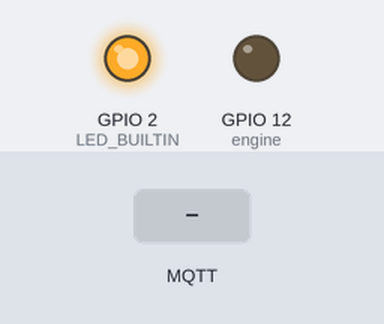
A sketch run on a simulated ESP8266 (NodeMCU). Shown: output pins drawn as LEDs (lit = HIGH, except the on-board LED, lit = LOW). Inputs (shaded band) come from the test bench. WiFi joins after 1.5 s; servers stay silent unless stated; no MQTT or app messages arrive unless stated; what the sketch prints to the serial monitor is not drawn.

Above: at 2.7 s.
2.8 s: MQTT message "1" arrives on the first subscribed topic
At 3.1 s:
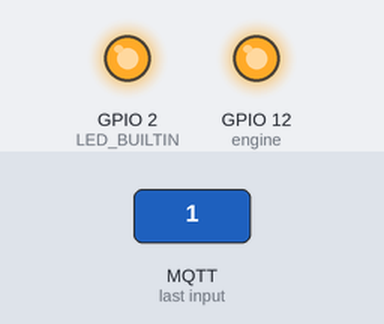
4.3 s: MQTT message "0" arrives on the first subscribed topic
At 6.6 s:
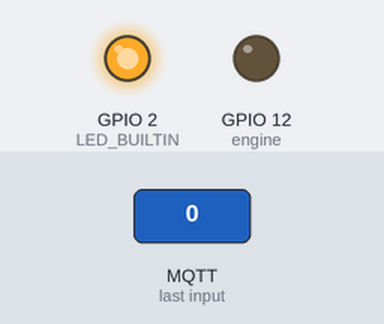
Timing chart, 0 to 8.1 s (numbered marks = the images above; inputs shaded):
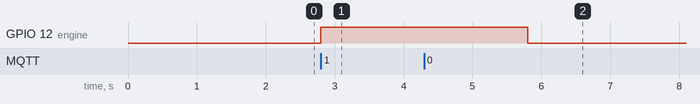

Measured:
- after the input at 2.8 s, GPIO 12 (engine): LOW → HIGH at once
- after the input at 4.3 s, GPIO 12 (engine): HIGH → LOW after 1.5 s

The sketch:

Consumer_MQTT_Mackenzie-Sketch.ino
```cpp
#include <ESP8266WiFi.h>
#include <PubSubClient.h>
#include <OneWire.h>
#include <DallasTemperature.h>

#define engine 12
#define dados 13

WiFiClient wifiClient;
PubSubClient MQTT(wifiClient);
OneWire oneWire(dados);
DallasTemperature sensors(&oneWire);

const char* SSID = "Primarada";
const char* PASSWORD = "@RTX1080";

const char* BROKER_MQTT = "test.mosquitto.org";
int BROKER_PORT = 1883;
long int timeEngine = 0;

#define ID_MQTT  "RTX43"
#define TOPIC_SUBSCRIBE "Fish_Feeder_Project_Mackenzie"

void startEngineAutomatic(long int timeToActiveEngine);
void startEngine();
void stopEngine();
void keepConnectionAlive();
void WifiConnect();
void MQTTConnect();
void receivePackage(char* topic, byte* payload, unsigned int length);
void sendMessageToBroker();

void setup() {
  pinMode(LED_BUILTIN, OUTPUT);
  pinMode(engine,OUTPUT);
  Serial.begin(115200);

  sensors.begin();
  WifiConnect();
  MQTT.setServer(BROKER_MQTT, BROKER_PORT);
  MQTT.setCallback(receivePackage);
}

void loop() {
  keepConnectionAlive();
  startEngineAutomatic(timeEngine);
  MQTT.loop();
}

void keepConnectionAlive() {
    if (!MQTT.connected()) {
       MQTTConnect();
    }

    WifiConnect();
}

void WifiConnect() {

  if (WiFi.status() == WL_CONNECTED) {
     return;
  }

  Serial.print("Conectando-se na rede: ");
  Serial.print(SSID);
  Serial.println("  Aguarde!");

  WiFi.begin(SSID, PASSWORD);
  while (WiFi.status() != WL_CONNECTED) {
      delay(100);
      Serial.print(".");
  }

  Serial.println();
  Serial.print("Conectado na rede: ");
  Serial.print(SSID);
  Serial.print("  IP: ");
  Serial.println(WiFi.localIP());
}

void MQTTConnect() {
    while (!MQTT.connected()) {
          Serial.print("Conectando ao Broker MQTT: ");
        Serial.println(BROKER_MQTT);
        if (MQTT.connect(ID_MQTT)) {
            Serial.println("Conexão com Broker realizada com sucesso!");
            MQTT.subscribe(TOPIC_SUBSCRIBE);
        }
        else {
            Serial.println("Conexão com o Broker ");
            Serial.println(BROKER_MQTT);
            Serial.println(" falhou!");
            Serial.println("Nova tentatica de conexão em 10 segundos");
            delay(10000);
        }
    }
}

void receivePackage(char* topic, byte* payload, unsigned int length)
{
    String msg;
    for(int i = 0; i < length; i++)
    {
       char c = (char)payload[i];
       msg += c;
    }

    if (msg == "0") {
       stopEngine();
    }

    if (msg == "1") {
      startEngine();
    }
}

void startEngine(){
  digitalWrite(engine, HIGH);
  delay(3000);
}
void stopEngine(){
 digitalWrite(engine, LOW);
}

void startEngineAutomatic(long int timeToActiveEngine){
  if(timeToActiveEngine == 28800000){
      startEngine();
      stopEngine();
      timeEngine = 0;
    }
    timeEngine++;
}

void sendMessageToBroker() {
 sensors.requestTemperatures();
 MQTT.publish(TOPIC_SUBSCRIBE, sensors.getTempCByIndex(0));
}
```
